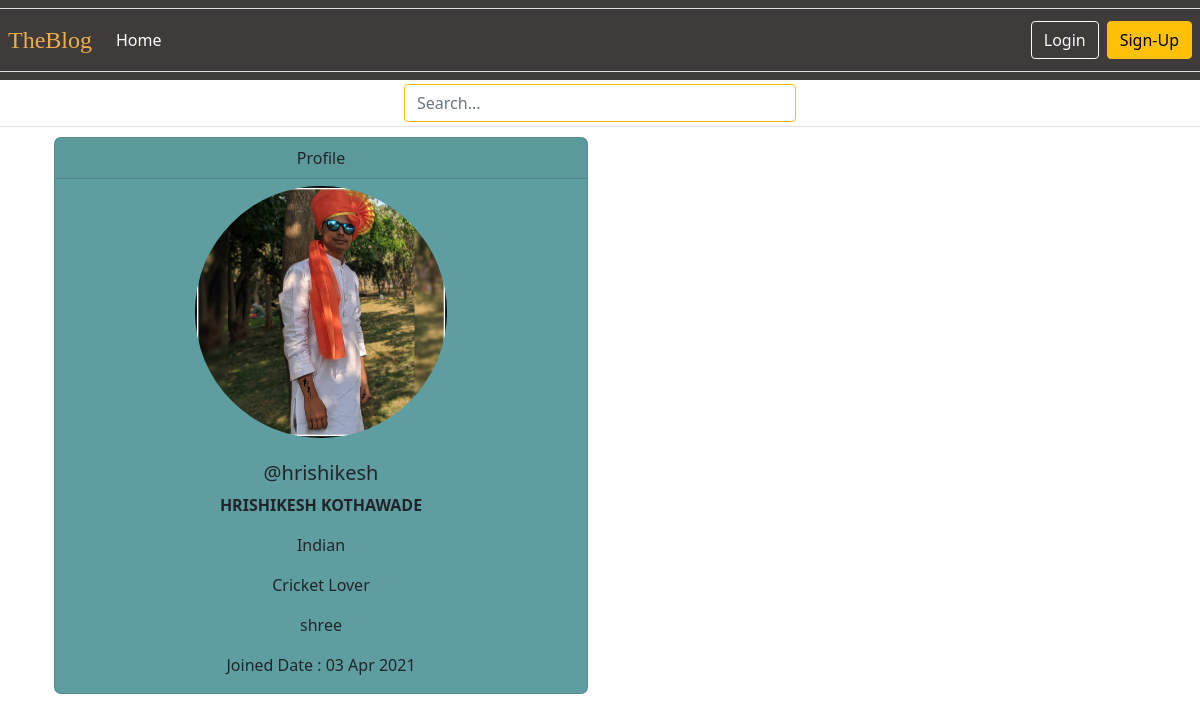
/members/1/profile/, run on the app's committed database.
### theblog/models.py (models this page shows, shortened)
class Profile(models.Model):
    user = models.OneToOneField(User,null=True,on_delete=models.CASCADE)
    bio = models.TextField(blank=True,null=True)
    profile_pic = models.ImageField(upload_to = "images/profile",null=True,blank = True)
    Mobile = models.CharField(max_length=11,default="")
    wb_url = models.CharField(max_length=250,null=True,blank=True)
    insta_url = models.CharField(max_length=250,null=True,blank=True)
    twitter_url = models.CharField(max_length=250,null=True,blank=True)
    fb_url = models.CharField(max_length=250,null=True,blank=True)
    whatsapp_url = models.CharField(max_length=250,null=True,blank=True)

### members/views.py (the view)
# urls.py: path('<int:pk>/profile/',ShowProfileView.as_view(),name = 'user_profile'),
class ShowProfileView(DetailView):
    model = Profile
    template_name = 'registration/users_profile.html'
    def get_context_data(self,*args,**kwargs):
        users = Profile.objects.all()
        context = super(ShowProfileView,self).get_context_data()
        page_user = get_object_or_404(Profile,id=self.kwargs['pk'])
        context['page_user'] = page_user
        return context

### members/templates/registration/users_profile.html (shortened to what this page needs)
{% extends 'base.html' %}
{% load static %}
{% block content %}
<div class="container">
    <div class="row">
        <div class="col-sm-6" style="padding-top: 10px;padding-bottom:10px;text-align:center;border-radius: 35px;">
            <div class="card" style="width:auto;background-color: cadetblue;border-radius: 7px;">
                <div class="card-header" style="text-align: center;">Profile</div>
                {% if page_user.profile_pic %}
                <img src="{{ page_user.profile_pic.url }}" style="display:block;margin-left: auto;
                margin-right: auto;
                width: 50%;padding:7px;" class="card-img-top rounded-circle" alt="...">
                {% else %}
                <img src="{% static 'theblog/images/profile.png' %}" style="display:block;margin-left: auto;
                margin-right: auto;
                width: 50%;padding:7px;" class="card-img-top rounded-circle" alt="...">
                {% endif %}
                <div class="card-body" style="width:auto;border-radius: 7px;">
                    <h5 class="card-title">@{{ page_user.user.username }}</h5>
                    <p class="card-text"><strong>{{ page_user.user.first_name }} {{ page_user.user.last_name }}</strong>
                    </p>
                    <p class="card-text">{{ page_user.bio|linebreaks}}</p>
                    <p class="card-text"> Joined Date : {{page_user.user.date_joined|date:"d M Y"}}</p>
    </div>
</div>
{% endblock %}

### data on the page
Profile: profile_pic (picture), user.username "hrishikesh", user.first_name "HRISHIKESH", user.last_name "KOTHAWADE", bio "Indian Cricket Lover shree", user.date_joined "03 Apr 2021"
